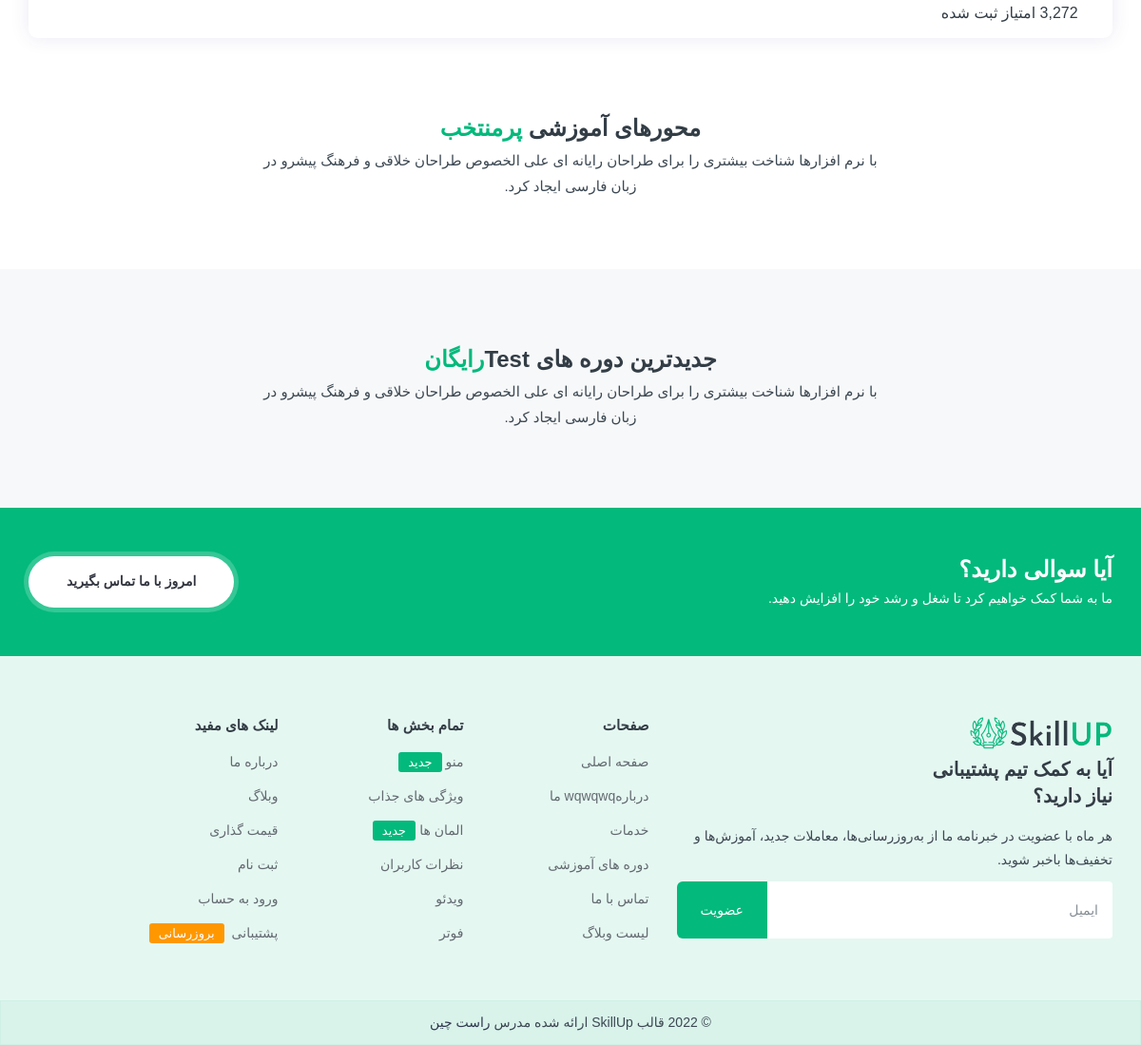
/ (lower part), run on an earlier commit of the app's database.
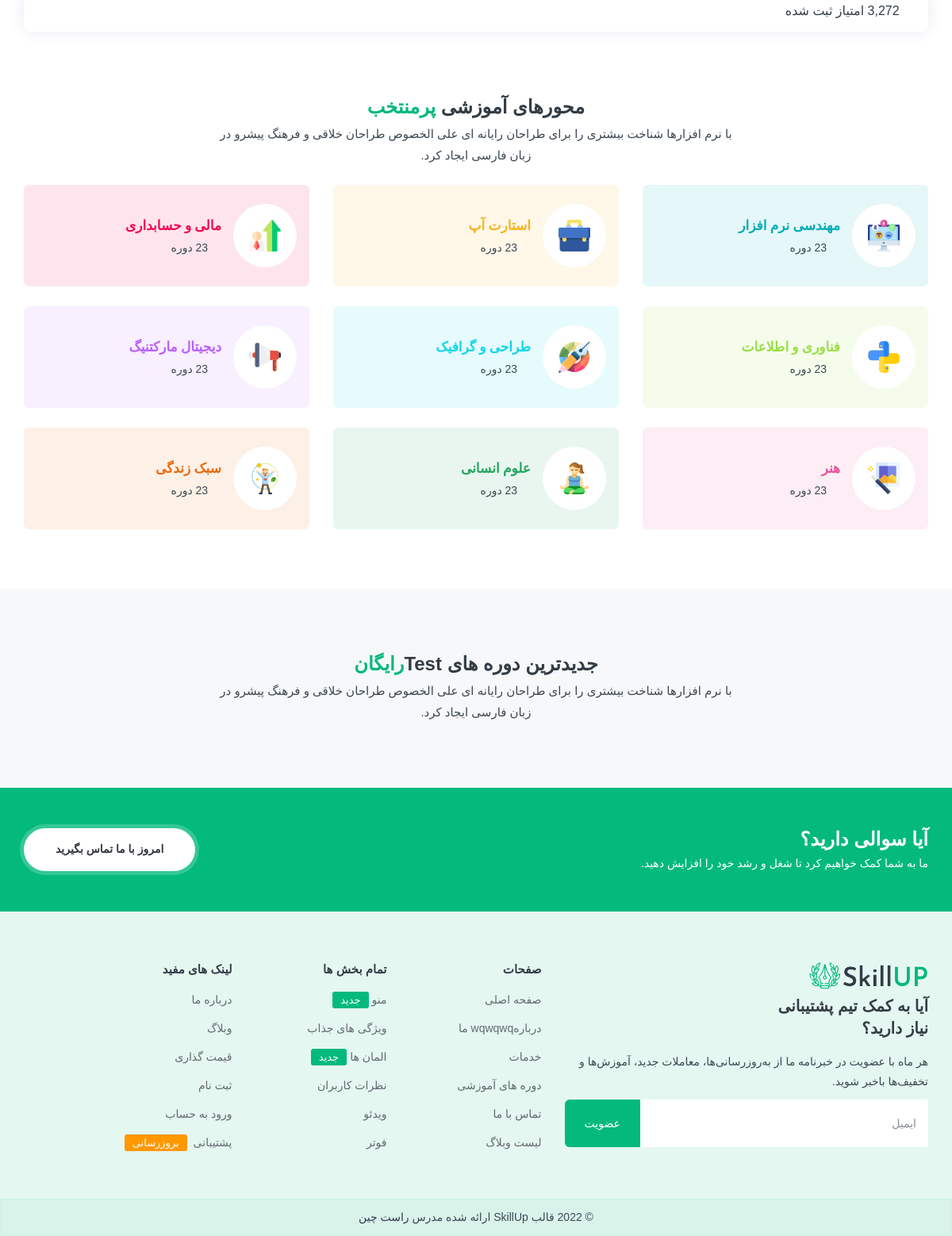
And on a later commit of the database.
### site_data/models.py (models this page shows, shortened)
class CourseCategory(Base):
    colors = (
        ("cat-1", "cat-1"),
        ("cat-2", "cat-2"),
        ("cat-3", "cat-3"),
        ("cat-4", "cat-4"),
        ("cat-10", "cat-10"),
        ("cat-6", "cat-6"),
        ("cat-7", "cat-7"),
        ("cat-8", "cat-8"),
        ("cat-9", "cat-9"),
    )
    name = models.CharField(_("name"), max_length=50)
    image = models.ImageField(_("image"), upload_to="course_category")
    color = models.CharField(_("COLOR"), max_length=100, choices=colors)
    objects = models.Manager()
    is_active = ActiveManager()
    not_active = DeActiveManager()

### site_data/views.py (the view)
# urls.py: path('', index, name="index"),
def index(request):
    course_categoris = CourseCategory.is_active.all()
    courses = Course.objects.filter(active=True).order_by('-id')[:6]
    return render(request, "index.html", {"courses": courses})

### site_data/models.py (called while the page is built)
    def get_queryset(self) -> QuerySet:
        return super().get_queryset().filter(active=True)

### site_data/templatetags/banner_tag.py (called while the page is built)
@register.inclusion_tag("tags/banner.html")
def show_slider(*args):
     slider_count = randint(0, Slider.objects.count() - 1)
     slider = Slider.objects.all()[slider_count]
     return {"slider": slider}

### site_data/templatetags/course_category_tag.py (called while the page is built)
@register.inclusion_tag("tags/course_categories.html")
def show_course_category(*args):
     course_categories = CourseCategory.is_active.all()
     return {"course_categories": course_categories}

### site_data/templatetags/menu_tag.py (called while the page is built)
@register.inclusion_tag("tags/menu.html")
def show_menu(*args):
     course_categories = CourseCategory.is_active.all()
     categorries = Category.is_active.all()
     return {
         "course_categories": course_categories,
         "categories": categorries
    }

### site_data/templatetags/show_category_tag.py (called while the page is built)
@register.inclusion_tag("tags/category.html")
def show_category(*args):
    categories = Category.is_active.all()
    return {"categories": categories}

### templates/index.html (shortened to what this page needs)
{% extends "base.html" %}
{% load  static %}
{% load banner_tag %}
{% load show_category_tag %}
{% load course_category_tag %}
{% load course_tags %}
{% load  menu_tag %}
{% load l10n %}
{%block content%}
        <div id="main-wrapper">
			{% show_category %}
			{% show_course_category%}
			<section class="min gray">
				<div class="container">
					<div class="row justify-content-center">
						<div class="col-lg-7 col-md-8">
							<div class="sec-heading center">
								<h3 class="font-2">جدیدترین دوره های test<span class="theme-cl">رایگان</span></h3>
								<p>با نرم افزارها شناخت بیشتری را برای طراحان رایانه ای علی الخصوص طراحان خلاقی و فرهنگ پیشرو در زبان فارسی ایجاد کرد.</p>
							</div>
						</div>
					</div>
			</section>
		</div>
{% endblock%}

### templates/tags/course_categories.html
<section class="min">
    <div class="container">
        <div class="row justify-content-center">
            <div class="col-lg-7 col-md-10 text-center">
                <div class="sec-heading center mb-4">
                    <h3 class="font-2">محورهای آموزشی <span class="theme-cl">پرمنتخب</span></h3>
                    <p>با نرم افزارها شناخت بیشتری را برای طراحان رایانه ای علی الخصوص طراحان خلاقی و فرهنگ پیشرو در زبان فارسی ایجاد کرد.</p>
                </div>
            </div>
        </div>
        <div class="row">
            {% for course in course_categories %}
                <div class="col-lg-4 col-md-4 col-sm-6">
                    <div class="edu_cat_2 {{ course.color }}">
                        <div class="edu_cat_icons">
                            <a class="pic-main" href="#"><img src={{ course.image.url }} class="img-fluid" alt="" /></a>
                        </div>
                        <div class="edu_cat_data">
                            <h4 class="title"><a href="#"> {{ course.name }}</a></h4>
                            <ul class="meta">
                                <li class="video"><i class="ti-video-clapper"></i>23 دوره</li>
                            </ul>
                        </div>
                    </div>
                </div>
            {% endfor%}
        </div>
    </div>
</section>

What changed in the data, as far as the page shows it:
added CourseCategory: image (picture), name "مهندسی نرم افزار"
added CourseCategory: image (picture), name "استارت آپ"
added CourseCategory: image (picture), name "مالی و حسابداری"
added CourseCategory: image (picture), name "فناوری و اطلاعات"
added CourseCategory: image (picture), name "طراحی و گرافیک"
added CourseCategory: image (picture), name "دیجیتال مارکتنیگ"
added CourseCategory: image (picture), name "هنر"
added CourseCategory: image (picture), name "علوم انسانی"
added CourseCategory: image (picture), name "سبک زندگی"
